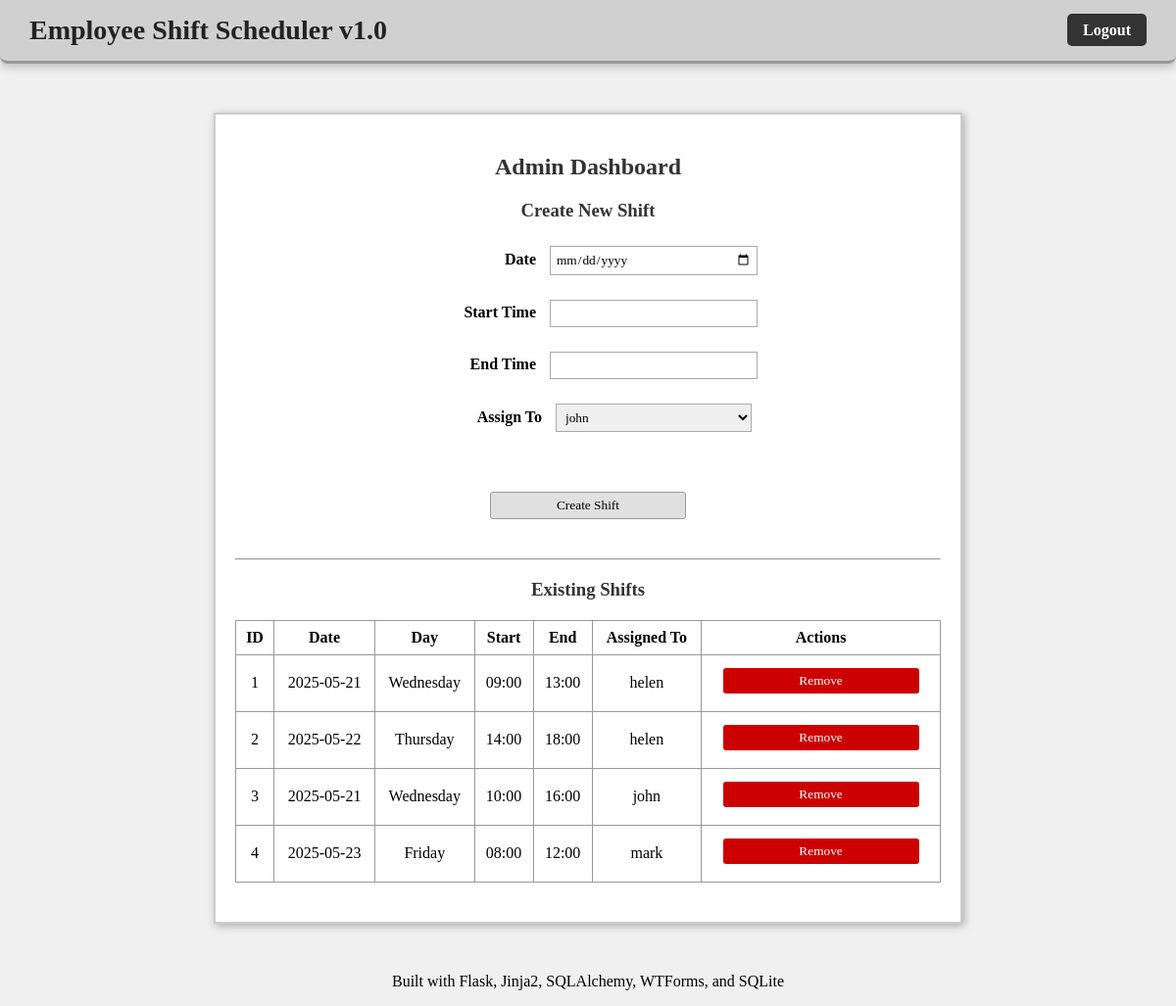
The app's page /admin (signed in) with its own data.
### shiftapp/models.py (models this page shows)
class Shift(db.Model):
    id = db.Column(db.Integer, primary_key=True)
    date = db.Column(db.String(20), nullable=False)
    startTime = db.Column(db.String(10), nullable=False)
    endTime = db.Column(db.String(10), nullable=False)
    assignedTo = db.Column(db.Integer, db.ForeignKey('user.id'))
    user = db.relationship('User', backref='shifts')

class User(db.Model, UserMixin):
    id = db.Column(db.Integer, primary_key=True)  # unique user ID
    username = db.Column(db.String(150), nullable=False, unique=True)  # login name
    password = db.Column(db.String(150), nullable=False)  # plain password (for now)
    role = db.Column(db.String(50), nullable=False)  # admin or employee

### shiftapp/routes.py (the view, shortened to what this page needs)
@app.route('/admin', methods=['GET', 'POST'])
@login_required
def adminDashboard():
    form = ShiftForm()
    form.assignedTo.choices = [(user.id, user.username) for user in User.query.filter_by(role='employee')]
    shifts = Shift.query.all()
    return render_template('admin.html', form=form, shifts=shifts)

### shiftapp/forms.py
class ShiftForm(FlaskForm):
    date = StringField('Date', validators=[InputRequired()])
    startTime = StringField('Start Time', validators=[InputRequired()])
    endTime = StringField('End Time', validators=[InputRequired()])
    assignedTo = SelectField('Assign To', coerce=int)
    submit = SubmitField('Create Shift')

### shiftapp/__init__.py (called while the page is built)
@loginManager.user_loader
def loadUser(userId):
    return User.query.get(int(userId))

@app.template_filter('weekday')
def weekdayFilter(dateStr):
    try:
        dt = datetime.strptime(dateStr, "%Y-%m-%d")
        return dt.strftime("%A")  # returns full weekday name like "Monday"
    except Exception:
        return "Invalid"

### shiftapp/templates/admin.html (shortened to what this page needs)
{% extends "base.html" %}
{% block content %}
<div class="login-box">
    <h2>Admin Dashboard</h2>
    <h3>Create New Shift</h3>
    <form method="POST">
        <div class="form-row">
            {{ form.date.label }} {{ form.date(type="date") }}
        </div>
        <div class="form-row">
            {{ form.startTime.label }} {{ form.startTime(size=32) }}
        </div>
        <div class="form-row">
            {{ form.endTime.label }} {{ form.endTime(size=32) }}
        </div>
        <div class="form-row">
            {{ form.assignedTo.label }} {{ form.assignedTo() }}
        </div>
        <br><br>
        {{ form.submit() }}
    </form>
    <hr>
    <h3>Existing Shifts</h3>
   <table border="1" cellpadding="5" cellspacing="0" width="100%">
        <tr>
            <th>ID</th>
            <th>Date</th>
            <th>Day</th>
            <th>Start</th>
            <th>End</th>
            <th>Assigned To</th>
            <th>Actions</th>
        </tr>
        {% for shift in shifts %}
        <tr>
            <td>{{ shift.id }}</td>
            <td>{{ shift.date }}</td>
            <td>{{ shift.date | weekday }}</td>
            <td>{{ shift.startTime }}</td>
            <td>{{ shift.endTime }}</td>
            <td>{{ shift.user.username if shift.user else 'Unassigned' }}</td>
            <td>
                <form action="{{ url_for('deleteShift', shiftId=shift.id) }}" method="POST" style="display:inline;">
                    <input type="submit" value="Remove" class="delete-button" onclick="return confirm('Are you sure you want to remove this shift?');">
                </form>
            </td>
        </tr>
        {% endfor %}
    </table>
</div>
{% endblock %}

### shiftapp/templates/base.html (shortened to what this page needs)
<!DOCTYPE html>
<html lang="en">
<head>
    <link rel="stylesheet" href="{{ url_for('static', filename='style.css') }}">
</head>
<body>
    <div class="navbar">
        <span class="nav-title">Employee Shift Scheduler v1.0</span>
        <div class="nav-actions">
            {% if current_user.is_authenticated %}
                <a href="{{ url_for('logout') }}" class="nav-button">Logout</a>
            {% endif %}
        </div>
    </div>
    <div class="main-content">
        {% block content %}{% endblock %}
    </div>
    <footer class="site-footer">
        <p>Built with Flask, Jinja2, SQLAlchemy, WTForms, and SQLite</p>
    </footer>
</body>
</html>

### shiftapp/static/style.css (style rules this page uses)
body { background-color: #f0f0f0; font-family: "Times New Roman", serif; text-align: center; color: #000; margin: 0; padding: 0; }
.main-content { width: 60%; margin: 50px auto; background-color: #ffffff; border: 2px solid #cccccc; padding: 20px; box-shadow: 2px 2px 8px #aaaaaa; }
h2, h3 { font-family: "Georgia", serif; color: #333333; margin-bottom: 20px; }
table { width: 100%; border-collapse: collapse; margin: 20px 0; }
table, th, td { border: 1px solid #999; }
th, td { padding: 8px; text-align: center; font-family: "Times New Roman", monospace; }
input, select { padding: 5px; width: 80%; margin: 5px 0; border: 1px solid #aaa; font-family: "Times New Roman", monospace; }
input[type="submit"] { background-color: #e0e0e0; border: 1px solid #999; cursor: pointer; }
.navbar { background-color: #d0d0d0; border-bottom: 3px solid #999999; box-shadow: 0 4px 8px rgba(0, 0, 0, 0.2); padding: 15px 30px; display: flex; justify-content: space-between; align-items: center; border-radius: 0 0 8px 8px; position: sticky; top: 0; z-index: 1000; }
.nav-title { font-family: "Times New Roman", serif; font-size: 28px; font-weight: bold; color: #222222; flex-grow: 1; text-align: left; }
.nav-actions { flex-shrink: 0; }
.nav-button { color: #ffffff; text-decoration: none; font-family: "Times New Roman", serif; font-size: 16px; font-weight: bold; padding: 8px 16px; border: none; border-radius: 5px; background-color: #333333; transition: background-color 0.3s ease; }
.form-row { margin-bottom: 10px; }
.form-row label { display: inline-block; width: 100px; text-align: right; margin-right: 10px; }
.form-row input, .form-row select { width: 200px; }
input[type="submit"] { background-color: #e0e0e0; color: #000000; border: 1px solid #999999; padding: 5px 10px; border-radius: 3px; cursor: pointer; }
input.delete-button[type="submit"] { background-color: #cc0000; color: #ffffff; border: none; }
.login-box form label { display: inline-block; width: 120px; font-weight: bold; margin-bottom: 10px; }
.login-box form input, .login-box form select { display: inline-block; width: 200px; margin-bottom: 10px; }
.login-box form { margin-bottom: 30px; }

### records on screen
Shift: id "1", date "2025-05-21", date|weekday "Wednesday", startTime "09:00", endTime "13:00", user "helen"
Shift: id "2", date "2025-05-22", date|weekday "Thursday", startTime "14:00", endTime "18:00", user "helen"
Shift: id "3", date "2025-05-21", date|weekday "Wednesday", startTime "10:00", endTime "16:00", user "john"
Shift: id "4", date "2025-05-23", date|weekday "Friday", startTime "08:00", endTime "12:00", user "mark"
